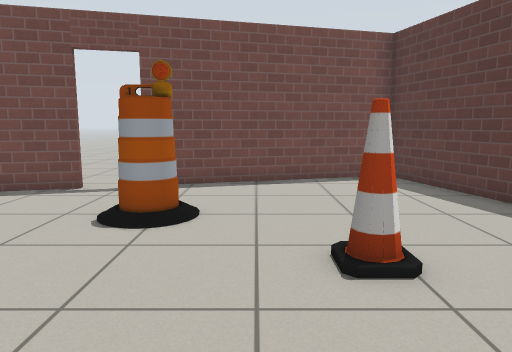
[1] (above)

14 first-person views from a walk through a robot-simulator world made for Gazebo. The camera is 0.93 m above the floor, tilts 8° down and sees 70° across. The floor is counted in squares, 0.5 m on a side. Each view is taken from the middle of a square. On the plan, view 1 faces up. The plan holds only what a view shows up to about 18 squares ahead; the rest is blank. Gazebo's built-in surfaces are drawn with simple patterns.

[2]
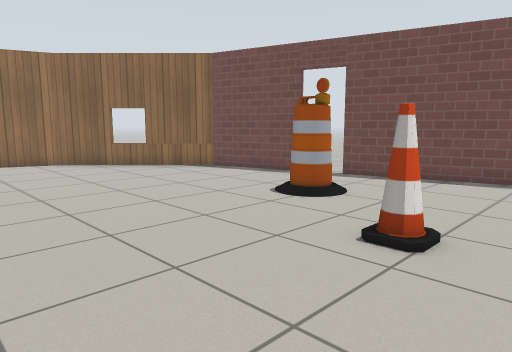

[3]
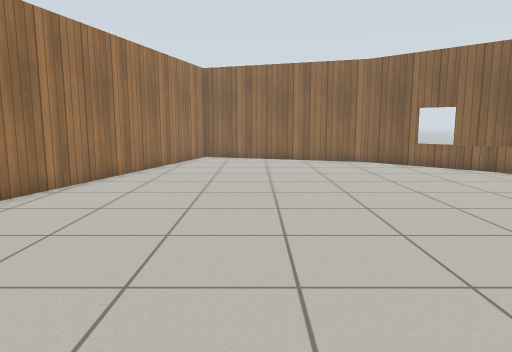

[4]
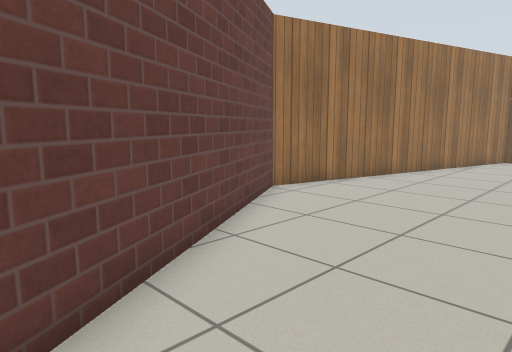

[5]
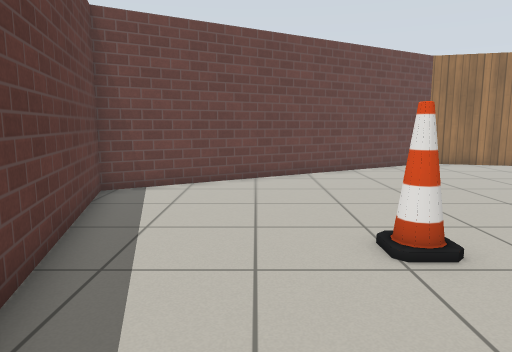

[6]
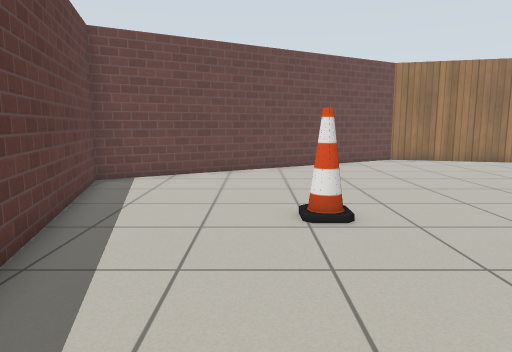

[7]
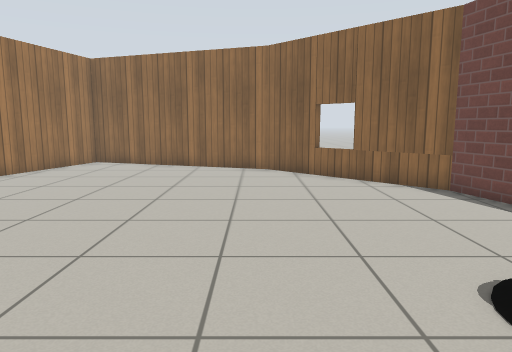

[8]
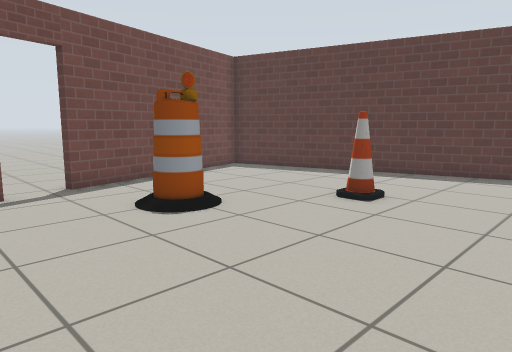

[9]
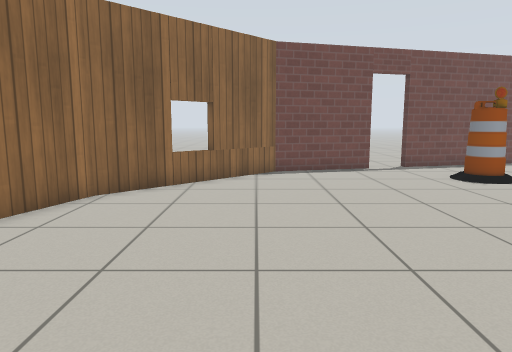

[10]
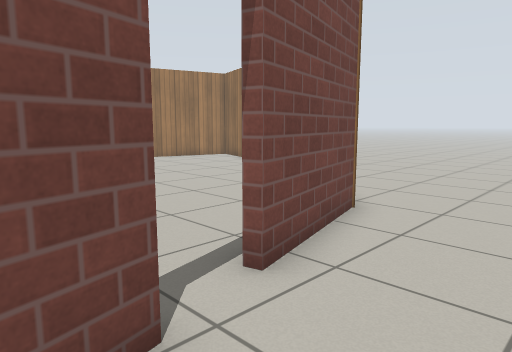

[11]
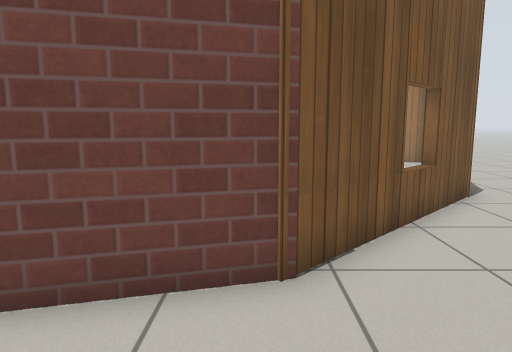

[12]
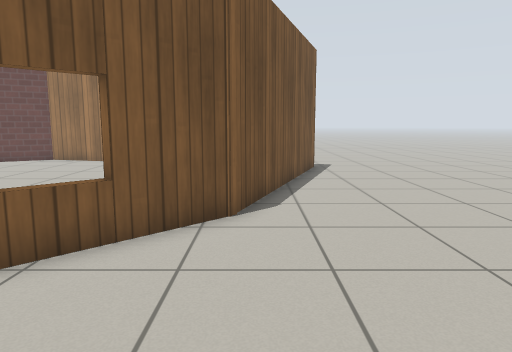

[13]
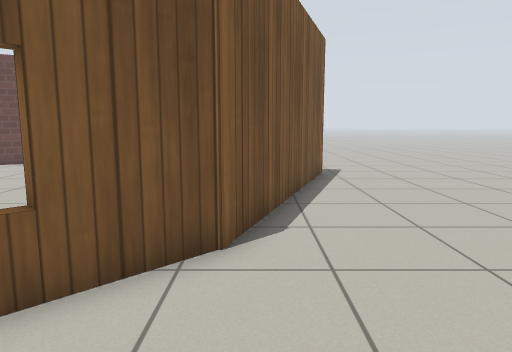

[14]
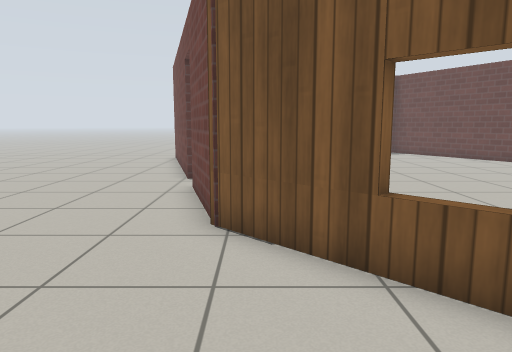

### Floor plan
Points are (right, up) in squares from view 1. A wall is a line through its corners. A room is listed if a view was taken in it or the views show most of it. See-through windows are left out.
Room 1 (views 1, 2, 3, 4, 5, 6, 7, 8, 9)
walls: (-5.1, 10.6) (-9.2, 9.5) (-14.3, 4.5) (-17.2, -4) (-4.2, -7.5) (8.4, -0.2) (4.8, 13.3) (-3.4, 11.1); (-11.3, 7.2) (-11.7, 7.6)
ways out: open door at (-4.5, 11) to room 2
objects: barrel (-3, 7) to (-2, 8); cone (2, 5)
Room 2 (views 10, 11, 12, 13, 14)
walls: (-3.5, 11.4) (2.4, 12.9); (-17.6, -4.2) (-14.5, 4.6) (-9.4, 9.8) (-5.2, 10.9)
ways out: open door at (-4.5, 11) to room 1; opening at (-18.5, -4.5)

Positions as (right, up) in squares from view 1, and headings:
1: (0, 0), facing up
2: (4, -1), facing up-left
3: (4, -1), facing left
4: (4, 0), facing down-left
5: (4, 10), facing down
6: (3, 12), facing down
7: (1, 4), facing left
8: (-7, 0), facing up-right
9: (-10, -5), facing up
10: (-2, 14), facing down-left
11: (-9, 14), facing down
12: (-15, 12), facing down
13: (-15, 10), facing down
14: (-16, 9), facing right
